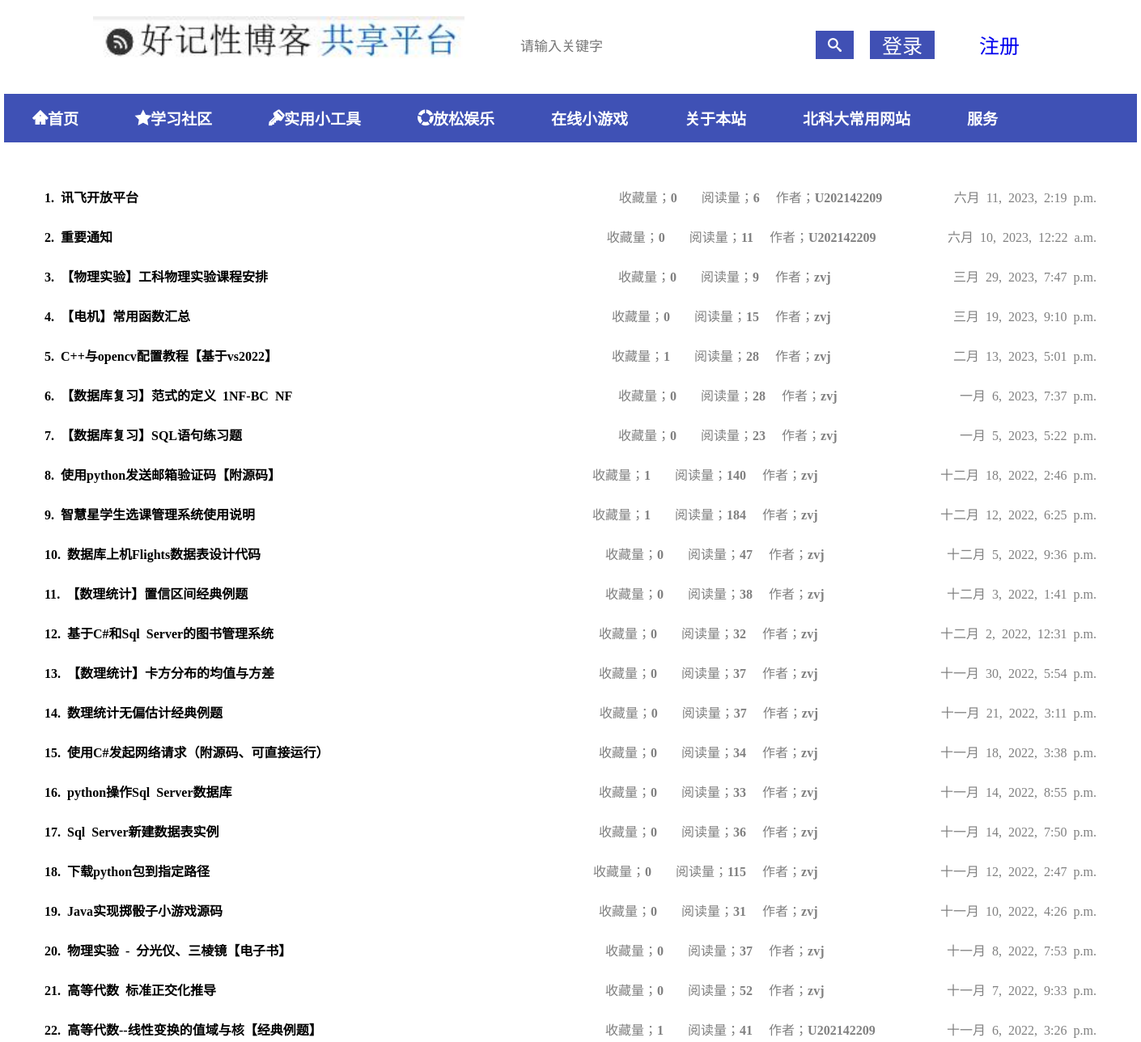
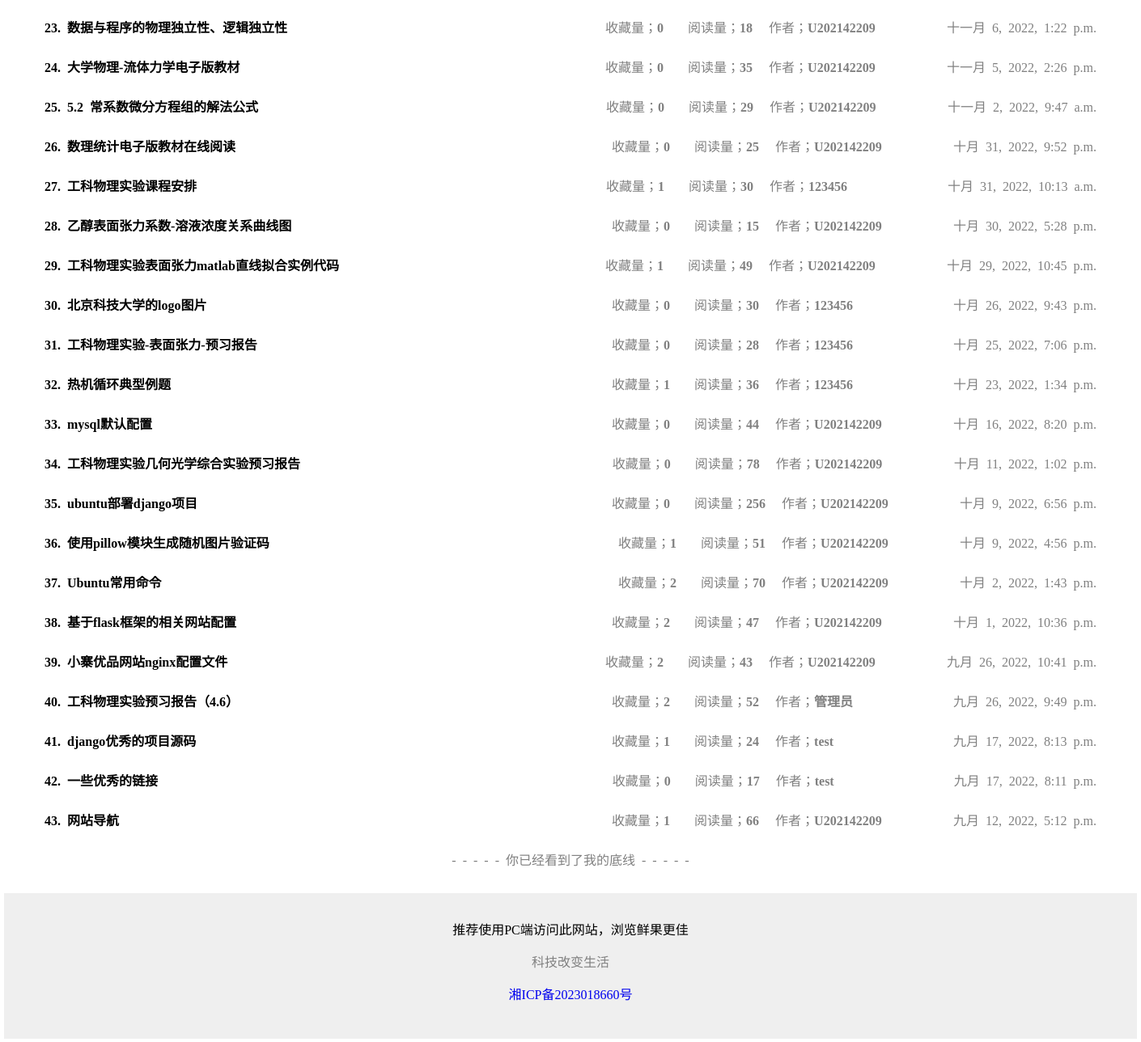
Screenshot of /show/more/hots/?type=articls with the database file from the repository (2 pictures, top to bottom).
### article/models.py (models this page shows, shortened)
class Article(models.Model):
    author = models.ForeignKey(verbose_name="作者", to="User", on_delete=models.CASCADE)
    title = models.CharField(verbose_name="标题", max_length=24)
    content = RichTextField(verbose_name="内容")
    create_time = models.DateTimeField(verbose_name='创建时间', auto_now_add=True)
    status_choices = (
        (1, "立即发表"), (2, "暂时存进草稿箱"),
    )
    status = models.SmallIntegerField(verbose_name="状态", choices=status_choices)
    publlic = models.BooleanField(verbose_name="是否公开")
    read_num = models.IntegerField(verbose_name="阅读量", default=0)
    ip = models.CharField(verbose_name="ip属地", max_length=30, null=True, blank=True)
    display = models.BooleanField(verbose_name="是否可见", default=True)
    nid = models.CharField(max_length=20, verbose_name="编号")
    def love_num(self):
        sun = Collect.objects.filter(article_id=self.id).count()
        if sum:
            return sun
        return 0

class User(models.Model):
    username = models.CharField(verbose_name="用户名", max_length=18)
    password = models.CharField(verbose_name="密码", max_length=40)
    email = models.EmailField(verbose_name="邮箱", max_length=40)
    touxiang = models.ImageField(
        verbose_name="头像",
        max_length=64,
        upload_to="touxiang/%Y/%m",
        null=True, blank=True,
        default="touxiang/user.png"
    )
    ip = models.CharField(verbose_name="ip属地", max_length=30, null=True, blank=True)
    create_time = models.DateTimeField(verbose_name="注册时间", auto_now_add=True)
    latest_edit = models.DateTimeField(verbose_name="最近编辑时间", auto_now=True)
    """设置"""
    message_remain = models.BooleanField(verbose_name="我的博客收到评论,或有人回复我的评论时开通邮箱提醒", default=True)
    love_remain = models.BooleanField(verbose_name="我的博客被收藏时开通邮箱提醒", default=True)
    attention_remain = models.BooleanField(verbose_name="我被关注时开通邮箱提醒", default=True)
    new_article_remain = models.BooleanField(verbose_name="我关注的博主发布新作品时开通邮箱提醒", default=True)

### article/views.py (the view)
# urls.py: path('show/more/hots/',views.get_more_hots,name="get_more_hots"),
def get_more_hots(requests):
    type = requests.GET.get('type')
    nodes = Link.objects.filter(kind=2, ).order_by("-create_time")
    title = "热门推送"
    if type == "recs":
        nodes = Link.objects.filter(kind=1, ).order_by("-create_time")
        title = "精彩推荐"
    if type == "knows":
        nodes = Link.objects.filter(kind=3, ).order_by("-create_time")
        title = "知识分享"
    if type == "articls":
        articles = articles = Article.objects.filter(
            status=1, display=True, publlic=True, ).order_by("-create_time")
        return render(requests, 'list.html', {
            "articles": articles,
        })
    return render(requests, 'list.html', {
        "nodes": nodes,
        "title": title,
    })

### article/templates/list.html (shortened to what this page needs)
{% extends 'base.html' %}
{% block css %}
{% load static %}
<link rel="stylesheet" href="{% static 'css/common.css' %}">
{% endblock %}
{% block content %}
<div class="listcontainer">
    <ul>
        {% if articles %}
        {% for article in articles %}
        <li>
            <a target="_blank" href="/article/?nid={{ article.nid }}">
                <p style="color: black;">
                    <span class="fontweight"> {{ forloop.counter }}. {{article.title}} </span>
                    <span class="fr fontgray"> {{ article.create_time }} </span>
                    <span class="fr fontgray articleuserindex">作者；<strong>{{article.author.username}}</strong> </span>
                    <span class="fr fontgray ">阅读量；<strong>{{article.read_num}}</strong> </span>
                    <span class="fr fontgray" style="padding: 0 30px ;">收藏量；<strong>{{article.love_num }}</strong></span>
                </p>
            </a>
        </li>
        {% endfor %}
        {% endif %}
    </ul>
    <div class="detail">
        <p class="tac fontgray"> - - - - - 你已经看到了我的底线 - - - - - </p>
    </div>
</div>
{% endblock %}

### article/static/css/common.css (style rules this page uses)
* { padding: 0; margin: 0; border: 0px; box-sizing: border-box; font-family: 'icomoon'; }
.fr { float: right; }
.tac { text-align: center; }
.fontweight { font-weight: bold; }
.fontgray { color: gray; }
.articleuserindex { margin: 0 20px; width: 200px; }
.listcontainer { padding: 30px 50px; }
.listcontainer ul li { margin: 25px 0; }

### rows the page displays
Article: title "讯飞开放平台", create_time "六月 11, 2023, 2:19 p.m.", author.username "U202142209", read_num "6", love_num "0"
Article: title "重要通知", create_time "六月 10, 2023, 12:22 a.m.", author.username "U202142209", read_num "11", love_num "0"
Article: title "【物理实验】工科物理实验课程安排", create_time "三月 29, 2023, 7:47 p.m.", author.username "zvj", read_num "9", love_num "0"
Article: title "【电机】常用函数汇总", create_time "三月 19, 2023, 9:10 p.m.", author.username "zvj", read_num "15", love_num "0"
Article: title "C++与opencv配置教程【基于vs2022】", create_time "二月 13, 2023, 5:01 p.m.", author.username "zvj", read_num "28", love_num "1"
Article: title "【数据库复习】范式的定义 1NF-BC NF", create_time "一月 6, 2023, 7:37 p.m.", author.username "zvj", read_num "28", love_num "0"
Article: title "【数据库复习】SQL语句练习题", create_time "一月 5, 2023, 5:22 p.m.", author.username "zvj", read_num "23", love_num "0"
Article: title "使用python发送邮箱验证码【附源码】", create_time "十二月 18, 2022, 2:46 p.m.", author.username "zvj", read_num "140", love_num "1"
Article: title "智慧星学生选课管理系统使用说明", create_time "十二月 12, 2022, 6:25 p.m.", author.username "zvj", read_num "184", love_num "1"
Article: title "数据库上机Flights数据表设计代码", create_time "十二月 5, 2022, 9:36 p.m.", author.username "zvj", read_num "47", love_num "0"
Article: title "【数理统计】置信区间经典例题", create_time "十二月 3, 2022, 1:41 p.m.", author.username "zvj", read_num "38", love_num "0"
Article: title "基于C#和Sql Server的图书管理系统", create_time "十二月 2, 2022, 12:31 p.m.", author.username "zvj", read_num "32", love_num "0"
Article: title "【数理统计】卡方分布的均值与方差", create_time "十一月 30, 2022, 5:54 p.m.", author.username "zvj", read_num "37", love_num "0"
Article: title "数理统计无偏估计经典例题", create_time "十一月 21, 2022, 3:11 p.m.", author.username "zvj", read_num "37", love_num "0"
Article: title "使用C#发起网络请求（附源码、可直接运行）", create_time "十一月 18, 2022, 3:38 p.m.", author.username "zvj", read_num "34", love_num "0"
Article: title "python操作Sql Server数据库", create_time "十一月 14, 2022, 8:55 p.m.", author.username "zvj", read_num "33", love_num "0"
Article: title "Sql Server新建数据表实例", create_time "十一月 14, 2022, 7:50 p.m.", author.username "zvj", read_num "36", love_num "0"
Article: title "下载python包到指定路径", create_time "十一月 12, 2022, 2:47 p.m.", author.username "zvj", read_num "115", love_num "0"
Article: title "Java实现掷骰子小游戏源码", create_time "十一月 10, 2022, 4:26 p.m.", author.username "zvj", read_num "31", love_num "0"
Article: title "物理实验 - 分光仪、三棱镜【电子书】", create_time "十一月 8, 2022, 7:53 p.m.", author.username "zvj", read_num "37", love_num "0"
Article: title "高等代数 标准正交化推导", create_time "十一月 7, 2022, 9:33 p.m.", author.username "zvj", read_num "52", love_num "0"
Article: title "高等代数--线性变换的值域与核【经典例题】", create_time "十一月 6, 2022, 3:26 p.m.", author.username "U202142209", read_num "41", love_num "1"
Article: title "数据与程序的物理独立性、逻辑独立性", create_time "十一月 6, 2022, 1:22 p.m.", author.username "U202142209", read_num "18", love_num "0"
Article: title "大学物理-流体力学电子版教材", create_time "十一月 5, 2022, 2:26 p.m.", author.username "U202142209", read_num "35", love_num "0"
Article: title "5.2 常系数微分方程组的解法公式", create_time "十一月 2, 2022, 9:47 a.m.", author.username "U202142209", read_num "29", love_num "0"
Article: title "数理统计电子版教材在线阅读", create_time "十月 31, 2022, 9:52 p.m.", author.username "U202142209", read_num "25", love_num "0"
Article: title "工科物理实验课程安排", create_time "十月 31, 2022, 10:13 a.m.", author.username "123456", read_num "30", love_num "1"
Article: title "乙醇表面张力系数-溶液浓度关系曲线图", create_time "十月 30, 2022, 5:28 p.m.", author.username "U202142209", read_num "15", love_num "0"
Article: title "工科物理实验表面张力matlab直线拟合实例代码", create_time "十月 29, 2022, 10:45 p.m.", author.username "U202142209", read_num "49", love_num "1"
Article: title "北京科技大学的logo图片", create_time "十月 26, 2022, 9:43 p.m.", author.username "123456", read_num "30", love_num "0"
Article: title "工科物理实验-表面张力-预习报告", create_time "十月 25, 2022, 7:06 p.m.", author.username "123456", read_num "28", love_num "0"
Article: title "热机循环典型例题", create_time "十月 23, 2022, 1:34 p.m.", author.username "123456", read_num "36", love_num "1"
Article: title "mysql默认配置", create_time "十月 16, 2022, 8:20 p.m.", author.username "U202142209", read_num "44", love_num "0"
Article: title "工科物理实验几何光学综合实验预习报告", create_time "十月 11, 2022, 1:02 p.m.", author.username "U202142209", read_num "78", love_num "0"
Article: title "ubuntu部署django项目", create_time "十月 9, 2022, 6:56 p.m.", author.username "U202142209", read_num "256", love_num "0"
Article: title "使用pillow模块生成随机图片验证码", create_time "十月 9, 2022, 4:56 p.m.", author.username "U202142209", read_num "51", love_num "1"
Article: title "Ubuntu常用命令", create_time "十月 2, 2022, 1:43 p.m.", author.username "U202142209", read_num "70", love_num "2"
Article: title "基于flask框架的相关网站配置", create_time "十月 1, 2022, 10:36 p.m.", author.username "U202142209", read_num "47", love_num "2"
Article: title "小寨优品网站nginx配置文件", create_time "九月 26, 2022, 10:41 p.m.", author.username "U202142209", read_num "43", love_num "2"
Article: title "工科物理实验预习报告（4.6）", create_time "九月 26, 2022, 9:49 p.m.", author.username "管理员", read_num "52", love_num "2"
Article: title "django优秀的项目源码", create_time "九月 17, 2022, 8:13 p.m.", author.username "test", read_num "24", love_num "1"
Article: title "一些优秀的链接", create_time "九月 17, 2022, 8:11 p.m.", author.username "test", read_num "17", love_num "0"
Article: title "网站导航", create_time "九月 12, 2022, 5:12 p.m.", author.username "U202142209", read_num "66", love_num "1"
